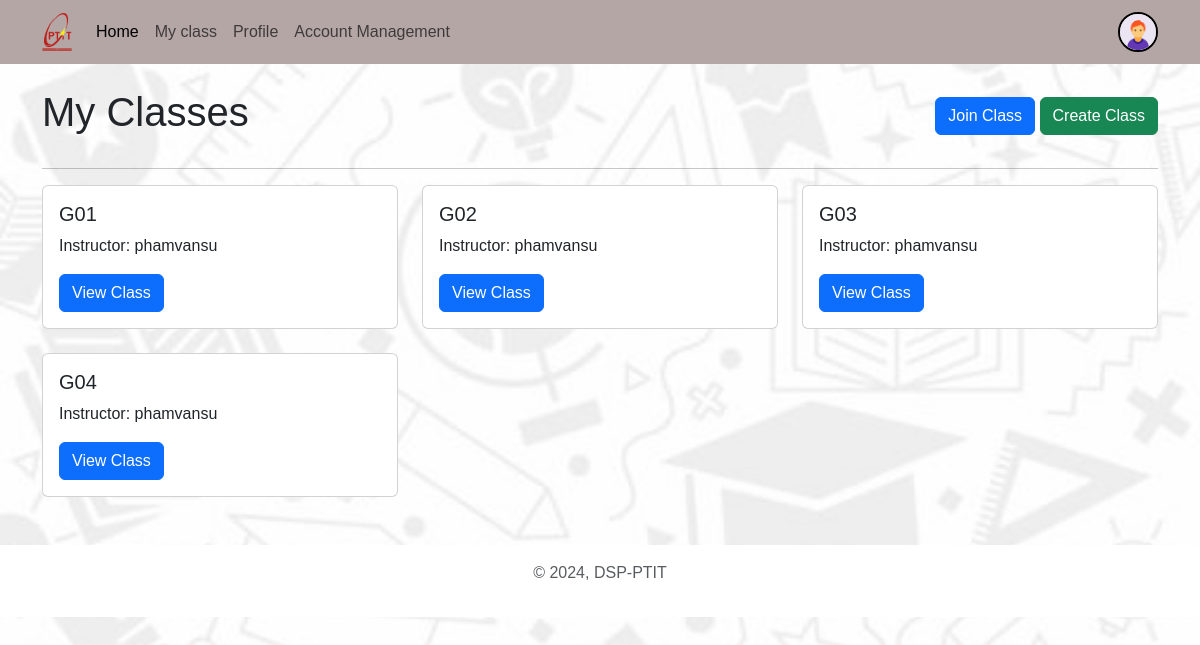
/myclass/ (signed in), run on the app's committed database.
### account/models.py (models this page shows, shortened)
class Profile(models.Model):
    user = models.OneToOneField(User, on_delete=models.CASCADE, null=True, verbose_name='User Object') #verbose_name
    user_class = models.TextField(blank=True, null=True)
    email=models.EmailField(blank=True, null=True,max_length=254,unique=True)
    profile_img = models.ImageField(upload_to='profile_images', default='profile_images/user.jpg', blank=True, null=True, verbose_name='Profile Pic')
    studen_id = models.CharField(max_length=15, blank=True, null=True)
    GENDER = (
        ('Male', 'Male'),
        ('Female', 'Female'),
        ('Other', 'Other'),
    )
    gender = models.CharField(max_length=6, choices=GENDER, blank=True, null=True)

### allClass/models.py (models this page shows, shortened)
class MyClass(models.Model):
    name = models.TextField()
    instructor = models.ForeignKey(User, on_delete=models.CASCADE, related_name='instructed_classes')
    students = models.ManyToManyField(User, related_name='classes')
    code = models.CharField(max_length=10, unique=True, null=True)
    class Meta:
        verbose_name = "Class"
        verbose_name_plural = "Classes"

### allClass/views.py (the view)
# urls.py: path('', views.my_classes, name='my_classes'),
@login_required(login_url='login')
def my_classes(request):
    user = request.user
    if user.is_staff:
        classes = MyClass.objects.filter(instructor=user)
    else:
        classes = user.classes.all()
    if not classes:
        messages.info(request, 'No classes found.')
    return render(request, 'myClass.html', {'classes': classes})

### templates/myClass.html (shortened to what this page needs)
<!DOCTYPE html>
<html lang="en">
<head>
    <link href="https://cdn.jsdelivr.net/npm/bootstrap@5.3.0-alpha3/dist/css/bootstrap.min.css" rel="stylesheet"
>
    <link rel="stylesheet" href="/static/css/style.css">
</head>
<body>
    {% include "Components/navbar_loged_in.html" %}
    <div class="container mt-4">
        <div class="d-flex justify-content-between align-items-center mb-4">
            <h1>My Classes</h1>
            <div>
                <button type="button" class="btn btn-primary" data-bs-toggle="modal" data-bs-target="#joinClassModal">
                    Join Class
                </button>
                {% if user.is_staff %}
                    <button type="button" class="btn btn-success" data-bs-toggle="modal" data-bs-target="#createClassModal">
                        Create Class
                    </button>
                {% endif %}
            </div>
        </div>
        <hr>
        {% if classes %}
            <div class="row">
                {% for class in classes %}
                    <div class="col-md-4 mb-4">
                        <div class="card">
                            <div class="card-body">
                                <h5 class="card-title">{{ class.name }}</h5>
                                <p class="card-text">Instructor: {{ class.instructor.username }}</p>
                                <a href="{% url 'class_detail' class.id %}" class="btn btn-primary">View Class</a>
                            </div>
                        </div>
                    </div>
                {% endfor %}
            </div>
        {% else %}
            {% if not messages %}
                <div class="alert alert-info" role="alert">
                    No classes found.
                </div>
            {% endif %}
        {% endif %}
    </div>
    {% include "Components/footer.html" %}
</body>
</html>

### templates/Components/navbar_loged_in.html (shortened to what this page needs)
    <nav class="navbar navbar-expand-lg bg-body-tertiary d-none d-lg-block">
        <div class="container">
            <a class="navbar-brand" href="">
                <img src="/static/images/logo_ptit.png" alt="" style="width: 30px;">
                </a>
            <div class="collapse navbar-collapse" id="navbarSupportedContent">
                <ul class="navbar-nav me-auto mb-2 mb-lg-0">
                    <li class="nav-item">
                        <a class="nav-link active" aria-current="page" href="{% url 'welcome' %}">Home</a>
                    </li>
						<a class="nav-link" href="{% url 'my_classes' %}">My class</a>
					<li class="nav-item">
                        <a class="nav-link" href="{% url 'profile' request.user.username %}">Profile</a>
                    </li>
                    {% if request.user.is_staff or request.user.is_superuser %}
                    <a class="nav-link" href="{% url "account_management" %}">Account Management</a>
                    {% endif %}
                </ul>
                {% if request.user.is_authenticated %}
                    <a href="{% url 'profile' request.user.username %}" class="ms-5">
                    <img src="{{request.user.profile.profile_img.url}}" class="rounded-circle" width="40" height="40" alt="profile_img" style="border: 2px solid #000;">
                    </a>
                {% endif %}
            </div>
        </div>
    </nav>

### static/css/style.css (style rules this page uses)
* { font-family: 'Arial', 'Tahoma', 'Verdana', 'Roboto', 'Open Sans', sans-serif; }
body { background-image: url("../images/Bg1.jpg"); background-size: cover; background-repeat: no-repeat; background-attachment: fixed; background-position: center; }
.navbar { background-color: #b5a6a6 !important; }

### data on the page
MyClass: name "G01", instructor.username "phamvansu"
MyClass: name "G02", instructor.username "phamvansu"
MyClass: name "G03", instructor.username "phamvansu"
MyClass: name "G04", instructor.username "phamvansu"
